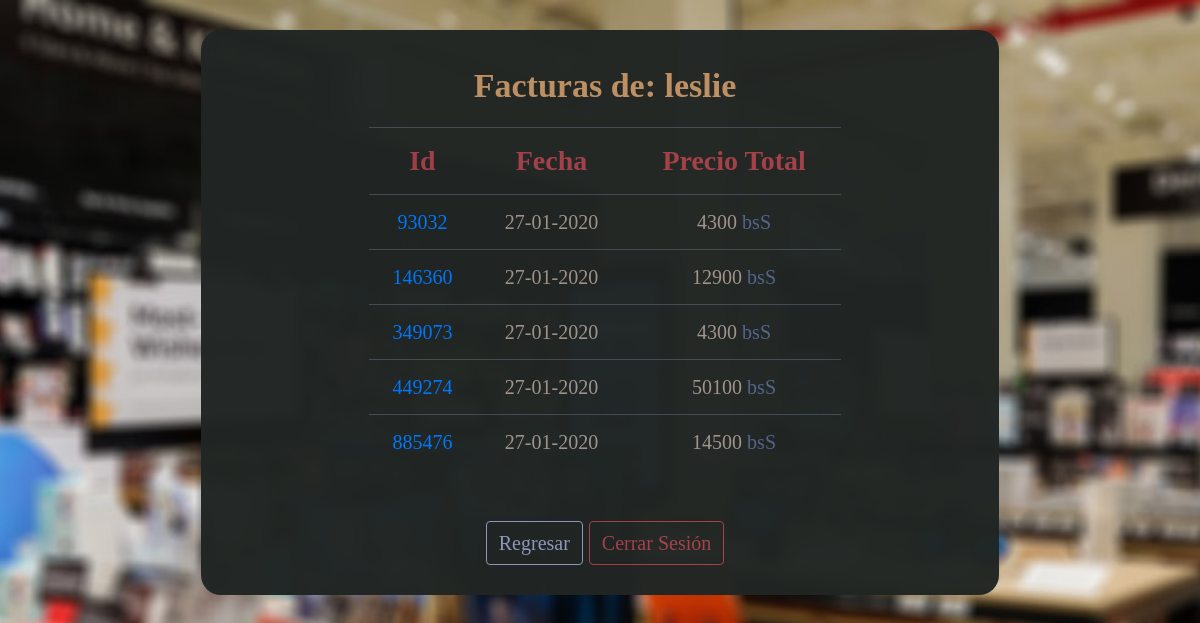
The app's page /ver_facturas.php (signed in) with its own data.
### tables this page shows
CREATE TABLE `factura` (
  `id_factura` int(255) NOT NULL,
  `id_cliente` int(255) NOT NULL,
  `fecha` varchar(30) NOT NULL,
  `preciototal` int(254) NOT NULL
);

### funciones/verFacturas.php (the view)
<?php
function verFacturas() {
	include("conexion.php");
	$usuario = $_SESSION["usuario"];
	$sql5 = "SELECT * FROM usuarios WHERE usuario = '$usuario'";
	$resultado5 = $conexion->query($sql5);
	$row5 = $resultado5->fetch_assoc();
	$id_cliente = $row5["id_cliente"];
	$sql = "SELECT * FROM factura WHERE id_cliente = '$id_cliente'";
	$resultado = $conexion->query($sql);
	$row = $resultado->fetch_assoc();
	if (!$row) {
		?>
		<p>Actualmente no tienes ninguna factura a tu nombre</p><br>
		<a class="btn btn-outline-secondary"  href="mainpage.php">Regresar</a>
		<a class="btn btn-outline-danger" href="procesos/cerrar_sesion.php">Cerrar Sesión</a>
		<?php
	} else {
		?>
		<center>
			<table class="table table-dark table-hover" >
				<tbody>
					<tr>
						<th class="tabletitle">
							Id
						</th>
						<th class="tabletitle">
							Fecha
						</th>
						<th class="tabletitle">
							Precio Total
						</th>
					</tr>
					<?php
					include("conexion.php");
					$query = "SELECT * FROM factura";
					$resultado = $conexion->query($query);
					$usuario = $_SESSION["usuario"];
					$sql5 = "SELECT * FROM usuarios WHERE usuario = '$usuario'";
					$resultado5 = $conexion->query($sql5);
					$row5 = $resultado5->fetch_assoc();
					$id_cliente = $row5["id_cliente"];
					while ($row = $resultado->fetch_assoc())
					{
						if ($row["id_cliente"] == $id_cliente) {
							?>
							<tr>
								<td>
									<a href="ver_facturas_detallado.php?id_factura=<?php echo $row['id_factura']; ?>"><?php echo $row['id_factura']; ?></a>
								</td>
								<td>
									<?php echo $row['fecha']; ?>
								</td>
								<td>
									<?php echo $row['preciototal']; ?>  <span style="color:#54678F;">bsS</span>
								</td>
							</tr>
							<?php
						}
					}
					?>
				</tbody>
			</table><br>
		</center>
		<a class="btn btn-outline-secondary"  href="mainpage.php">Regresar</a>
		<a class="btn btn-outline-danger" href="procesos/cerrar_sesion.php">Cerrar Sesión</a>
		<?php
	}
}
?>

### ver_facturas.php (shortened to what this page needs)
<?php
include("funciones/verFacturas.php");
?>
<!DOCTYPE html>
<html>
<head>
	<link rel="stylesheet" type="text/css" href="css/bootstrapguayuco.css">
	<link rel="stylesheet" type="text/css" href="css/guayucostyles.css">
</head>
<body>
	<center>
		<div class="facturabox">
			<p class="title">Facturas de: <span class="usertext">
				<?php echo $_SESSION["usuario"]; ?>
			</span>
			</p>
			<?php
			verFacturas();
			?>
		</div>
	</center>
</body>
</html>

### css/guayucostyles.css (style rules this page uses)
html { scroll-behavior: smooth; }
body { color: #A4978E; font-family: Century Gothic; background: url("../background1.jpg"); background-size: cover; background-position: center; background-repeat: no-repeat; background-attachment: fixed; align-content: center; }
.usertext { animation-name: usertext_animation; animation-duration: 4s; animation-timing-function: linear; animation-iteration-count: infinite; animation-direction: alternate; }
.table-dark { color: #A4978E; background-color: #212624; text-align: center; opacity: 0.98; }
.title { font-weight: bold; color: #BE9063; text-align: center; }
.tabletitle { font-weight: bold; color: #A7414A; text-align: center; }
.facturabox { color: #A4978E; background-color: #212624; height: auto; text-align: center; opacity: 0.98; }
.facturabox { padding-top: 30px; padding-bottom: 30px; padding-left: 10px; padding-left: 10px; border-radius: 20px; width: 90%; }
@media screen and (min-width: 950px) and (max-width: 1500px) { body { font-size: 24px; margin: 30px; } }
@media screen and (min-width: 950px) and (max-width: 1500px) { .btn { font-size: 20px; } }
@media screen and (min-width: 950px) and (max-width: 1500px) { .table-dark { font-size: 20px; width: 60%; } }
@media screen and (min-width: 950px) and (max-width: 1500px) { .title { font-size: 34px; } }
@media screen and (min-width: 950px) and (max-width: 1500px) { .tabletitle { font-size: 28px; } }
.facturabox { padding-top: 30px; padding-bottom: 30px; padding-left: 10px; padding-left: 10px; border-radius: 20px; width: 70%; }

### records on screen
factura: id_factura "93032", fecha "27-01-2020", preciototal "4300"
factura: id_factura "146360", fecha "27-01-2020", preciototal "12900"
factura: id_factura "349073", fecha "27-01-2020", preciototal "4300"
factura: id_factura "449274", fecha "27-01-2020", preciototal "50100"
factura: id_factura "885476", fecha "27-01-2020", preciototal "14500"

### other values on screen
$_SESSION["usuario"] "leslie"
